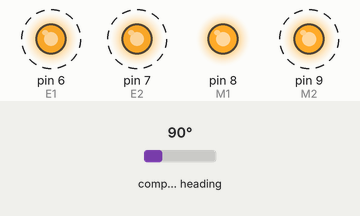
This sketch was run on a simulated Arduino Mega 2560, built with avr-gcc and run on an emulated ATmega2560. Parts: output pins drawn as LEDs (lit = HIGH). Wiring (inferred from the names in the program): HMC5883L compass at I2C address 0x1E. Dashed ring = blinking. The test bench sets the inputs (shaded band); at power-on: compass heading 90°.

Above: at 1.28 s.
1.3 s: compass heading set to 269°
Timing chart, 0 to 10.3 s (numbered marks = the images above; inputs shaded):
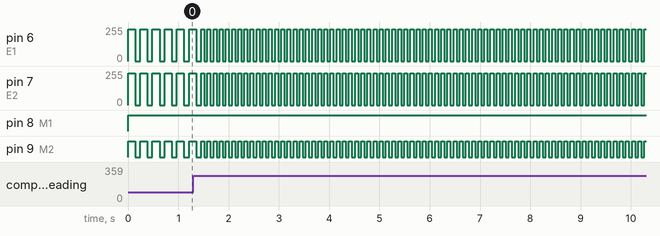

Measured:
- after the input at 1.3 s, pin 6 (E1), pin 7 (E2): alternates 240/255 for 0.06 s and 0/255 for 0.06 s, starting after 0.22 s; pin 9 (M2): alternates HIGH for 0.06 s and LOW for 0.06 s, starting after 0.22 s
- by itself, pin 6 (E1), pin 7 (E2): alternates 240/255 for 0.14 s and 0/255 for 0.10 s
- by itself, pin 9 (M2): alternates HIGH for 0.14 s and LOW for 0.10 s

The sketch:

_2.5.ino
```cpp
int E1 = 6, M1 =8, E2 = 7, M2 = 9, R = 3, G = 4, B = 5, /**Moto IO**/
    F1 = 24, F2 =25, F3 =26, F4 = 27, F5 = 28, F6 = 29, F7 = 30, F8 = 31, /**Front gray level sensor IO**/
    G1 = 14, G2 =15, G3 =16, G4 = 17, G5 = 18, G6 = 19, G7 = 22, G8 = 23, /**Post gray level sensor IO**/
    FPin = A6, GPin = A7,/**Distance sensor IO**/
    LPin = A14, RPin = A15;
int flagFB = 0;/**0=forward 1=reverse**/
int offsetX,offsetY,offsetZ;
unsigned long starttime;
#include <Wire.h> //I2C Arduino Library
#define address 0x1E //001 1110b(0x3C>>1), I2C 7bit address of HMC5883
#define MagnetcDeclination 5.43 //Shanghai
#define CalThreshold 0
#define WHITE 1
#define GREEN 0
#define GRAY  0
double disA = 0,disB = 0;//FillDirect
int count = 0;//FillDirect

void wait(double sec)
{
  delay(sec);
}
void SetMoto(int side, int v)//0=L 1=R
{
     if(side && v>=0){     //right side
          digitalWrite(M1,HIGH);
          analogWrite(E1, v); //PWM control velocity
     }
     if(side && v<0){
          digitalWrite(M1, LOW);
          analogWrite(E1, -v); //PWM control velocity
     }
     if(side==0 && v>=0){ //left side
          digitalWrite(M2, LOW);
          analogWrite(E2, v);
     }
     if(side==0 && v<0){
          digitalWrite(M2, HIGH);
          analogWrite(E2, -v);
     }
}
void RUN( int LeftV, int RightV )//v= 0~255
{
     SetMoto(0, LeftV);
     SetMoto(1, RightV);
}//V 0~255
void RUNB( int LeftV, int RightV )//v= 0~255
{
     SetMoto(0, -RightV);
     SetMoto(1, -LeftV);
}//V 0~255
void Stop()
{
    while(1)
    {
      RUN(0,0);
    }
}
int colorReco(int sensor)/**color recognition（white 1 green 0）**/
{
    return digitalRead(sensor);
}
//return distance (cm)
double frontDis () /*front distance detection*/
{
    return analogRead(FPin)<60? 100:2076.0/(analogRead(FPin)-11.0);
//    return analogRead(FPin);
}
double postDis ()
{
    return analogRead(GPin)<40? 100:2076.0/(analogRead(GPin)-11.0);
}
double leftReco ()
{
    return analogRead(LPin);
}
double rightReco ()
{
    return analogRead(RPin);
}
void directionDet() /**directionDetection**/
{
  if(frontDis() < 30) flagFB = 1; //change direction to backward
  else if(postDis()<30) flagFB = 0; //change direction to forward
  else flagFB = 0;
}
void lineWalking()/**Forward line-tracking **/
{
    //FlagFB = 0;
    if (colorReco(F4) == WHITE) {RUN(140, 70);wait(2);}
    else if (colorReco(F5) == WHITE) {RUN(70, 140);wait(2);}
    else if (colorReco(F5) == WHITE && colorReco(F4) == WHITE) RUN(100, 100);

    else if (colorReco(F3) == WHITE&&colorReco(F4) == WHITE) {RUN(170, 70);wait(2);}
    else if (colorReco(F5) == WHITE&&colorReco(F6) == WHITE) {RUN(70, 170);wait(2);}

    else if (colorReco(F3) == WHITE) {RUN(140,-120);wait(2);}
    else if (colorReco(F6) == WHITE) {RUN(-120,140);wait(2);}

    else if (colorReco(F2) == WHITE) { RUN(170, -160);wait(2); }
    else if (colorReco(F7) == WHITE) { RUN(-160, 170);wait(2); }

    else if (colorReco(F1) == WHITE) { RUN(190, -180);wait(2); }
    else if (colorReco(F8) == WHITE) { RUN(-180, 190);wait(2); }

    else RUN(100,100);
}
void lineWalkingLow()
{
    //FlagFB = 0;
    if (colorReco(F4) == WHITE) {RUN(140, 70);wait(2);}
    else if (colorReco(F5) == WHITE) {RUN(70, 140);wait(2);}
    else if (colorReco(F5) == WHITE && colorReco(F4) == WHITE) RUN(60, 60);

    else if (colorReco(F3) == WHITE&&colorReco(F4) == WHITE) {RUN(170, 70);wait(2);}
    else if (colorReco(F5) == WHITE&&colorReco(F6) == WHITE) {RUN(70, 170);wait(2);}

    else if (colorReco(F3) == WHITE) {RUN(140,-120);wait(2);}
    else if (colorReco(F6) == WHITE) {RUN(-120,140);wait(2);}

    else if (colorReco(F2) == WHITE) { RUN(170, -160);wait(2); }
    else if (colorReco(F7) == WHITE) { RUN(-160, 170);wait(2); }

    else if (colorReco(F1) == WHITE) { RUN(190, -180);wait(2); }
    else if (colorReco(F8) == WHITE) { RUN(-180, 190);wait(2); }

    else RUN(60,60);
}
void lineWalkingRev()/**reverse line-tracking**/
{
    //FlagFB = 1;
    if (colorReco(G4) == WHITE) {RUNB(140, 70);wait(2);}
    else if (colorReco(G5) == WHITE) {RUNB(70, 140);wait(2);}
    else if (colorReco(G5) == WHITE && colorReco(G4) == WHITE) RUNB(100, 100);

    else if (colorReco(G3) == WHITE&&colorReco(G4) == WHITE) {RUNB(170, 70);wait(2);}
    else if (colorReco(G5) == WHITE&&colorReco(G6) == WHITE) {RUNB(70, 170);wait(2);}

    else if (colorReco(G3) == WHITE) {RUNB(140,-120);wait(2);}
    else if (colorReco(G6) == WHITE) {RUNB(-120,140);wait(2);}

    else if (colorReco(G2) == WHITE) { RUNB(170, -160);wait(2); }
    else if (colorReco(G7) == WHITE) { RUNB(-160, 170);wait(2); }

    else if (colorReco(G1) == WHITE) { RUNB(190, -180);wait(2); }
    else if (colorReco(G8) == WHITE) { RUNB(-180, 190);wait(2); }

    else RUNB(100,100);
}
void bridgeWalking()/**Forward line-tracking **/
{
    //FlagFB = 0;
    if (leftReco() >100) {RUN(150, -70);wait(50);}
    else if (rightReco() >100) {RUN(-70, 150);wait(50);}
    else RUN(70,70);
}
void lineToLeft()/**line-tracking stop at the left corner**/
{
  while(1)
  {
    //directionDet();
    if(flagFB == 0)
    {
        if( (colorReco(F8)==WHITE &&  colorReco(F6)==WHITE) || (colorReco(F7)==WHITE &&  colorReco(F5)==WHITE))
        {
            RUN(-150,-150);
            wait(100);
            break;
        }
        lineWalking();
    }
    else
    {
        if( (colorReco(G8)==WHITE &&  colorReco(G6)==WHITE) || (colorReco(G7)==WHITE &&  colorReco(G5)==WHITE)  )
        {
            RUNB(-140,-140);
            wait(80);
            break;
        }
        lineWalkingRev();
    }
  }
  RUN(0,0);
  wait(300);
}
void lineToRight()/**line-tracking stop at the right corner**/
{
    while(1)
    {
        //directionDet();
        if(flagFB == 0)
        {
            if( (colorReco(F1)==WHITE &&  colorReco(F3)==WHITE) || (colorReco(F2)==WHITE &&  colorReco(F4)==WHITE) )
            {
                RUN(-150,-150);
                wait(100);
                break;
            }
            lineWalking();
        }
        else
        {
            if( (colorReco(G1)==WHITE &&  colorReco(G3)==WHITE) || (colorReco(G2)==WHITE &&  colorReco(G4)==WHITE) )
            {
                RUNB(-150,-150);
                wait(100);
                break;
            }
            lineWalkingRev();
        }
    }
    RUN(0,0);
    wait(300);
}
void BridgeToRight()
{
    while(1)
    {
        //directionDet();
        if(flagFB == 0)
        {
            if( (colorReco(F1)==WHITE &&  colorReco(F3)==WHITE) || (colorReco(F2)==WHITE &&  colorReco(F4)==WHITE) )
            {
                RUN(-100,-100);
                wait(100);
                break;
            }
                //FlagFB = 0;
        }
        else
        {
            if(colorReco(G1)==WHITE && colorReco(G2)==WHITE)
            {
                RUN(-100,-100);
                wait(100);
                break;
            }
        }
        lineWalkingLow();
    }
    RUN(0,0);
    wait(300);
}
void lineToFlat(int dis)
{
    while(frontDis() > dis)
    {
        wait(1);
        while(frontDis() > dis)
        {
            lineWalking();
        }
    }
    RUN(-200,-200);
    wait(100);
    RUN(0,0);
    wait(100);
}
void FillDirect()
{
      disA = postDis();
      RUN(240,-240);
      wait(50);
      RUN(0,0);
      wait(100);
      disB = postDis();
      while(count < 20){
        if( (disA - disB) > 0 )
        {
            RUN(240,-240);
            wait(20);
            RUN(0,0);
            wait(100);
            disA = disB;
            disB = postDis();
            count ++;
            if( (disA - disB) < 0 )
            {
                RUN(-240,240);
                wait(20);
                RUN(0,0);
                wait(100);
                break;
            }
        }
        else
        {
            RUN(-240,240);
            wait(20);
            RUN(0,0);
            wait(100);
            disA = disB;
            disB = postDis();
            count ++;
            if( (disA - disB) > 0 )
            {
                RUN(240,-240);
                wait(10);
                RUN(0,0);
                wait(100);
                break;
            }
        }
      }
}
void turnLeft()
{
    RUN(-240,240);
    wait(200);
    while(1){
      RUN(-240,240);
      if(colorReco(F4)==WHITE|| colorReco(F5)==WHITE) break;
    }
    RUN(100,-100);
    wait(100);
}
void turnRight()
{
    RUN(240,-240);
    wait(200);
    while(1){
      RUN(240,-240);
      if(colorReco(F4)==WHITE || colorReco(F5)==WHITE) break;
    }
    RUN(-100,100);
    wait(100);
}
void turnBack()
{
    int d1 = getAngle();
    int d2 = 0;
    int d3 = 0;
    do
    {
        if(d3 < 70)
        {
            RUN(-240,240);
            wait(140);
            RUN(0,0);
            wait(100);
        }
        else
        {
            RUN(-240,240);
            wait(60);
            RUN(0,0);
            wait(60);
        }
        d2 = getAngle();
        if( d1 >= d2 )
        {
            d3 += abs(d1 - d2);
        }
        else if(d1 < d2)
        {
            d3 += abs(d1 + 360 - d2);
        }
        d1 = getAngle();
    }while(d3 < 180);
    RUN(0,0);
    wait(200);
}
void turnLeftAngle(int degree)/*0<degree<=360*/
{
    int d1 = getAngle();
    int d2 = 0;
    int d3 = 0;
    do
    {
        RUN(-240,240);
        wait(60);
        RUN(0,0);
        wait(60);
        d2 = getAngle();
        if( d1 >= d2 )
        {
            d3 += abs(d1 - d2);
        }
        else
        {
            d3 += abs(d1 + 360 - d2);
        }
        d1 = getAngle();
    }while(d3 < degree);
    RUN(0,0);
    wait(200);
}
void turnRightAngle(int degree)/*0<degree<=360*/
{
    int d1 = getAngle();
    int d2 = 0;
    int d3 = 0;
    do
    {
        RUN(240,-240);
        wait(60);
        RUN(0,0);
        wait(60);
        d2 = getAngle();
        if( d1 < d2 )
        {
            d3 += abs(d1 - d2);
        }
        else
        {
            d3 += abs( 360 -d1 + d2);
        }
        d1 = getAngle();
    }while(d3 < degree);
    RUN(0,0);
    wait(200);
}
void turnBackDis()
{
  for(int i=0;i<6;i++)
  {
    RUN(-240,240);
    wait(120);
    RUN(0,0);
    wait(200);
    if(postDis() <30 ) {
      RUN(-240,240);
      wait(150);
      RUN(0,0);
      wait(200);
      break;
    }
  }
}
void turn_LB()/**反向左转**/
{
    RUNB(-240,240);
    wait(300);
    while(1){
      RUNB(-240,240);
      if(colorReco(G4)==WHITE || colorReco(G5)==WHITE) break;
    }
}
void turn_RB()/**反向右转**/
{
    RUNB(240,-240);
    wait(300);
    while(1){
      RUNB(240,-240);
      if(colorReco(G4)==WHITE || colorReco(G5)==WHITE) break;
    }
}
void Crash()/**碰撞得分**/
{
    while(frontDis()> 6)
    {
        RUN(120,120);
        wait(100);
        RUN(0,0);
        wait(100);
    }
    RUN(0,0);
    wait(500);
    RUN(-180,-180);
    wait(80);
    RUN(0,0);
    wait(500);
}
void crossRun(int sec)//直走sec ms避开路口白线
{
    RUN(100,100);
    wait(sec);
    RUN(0,0);
    wait(200);
}
void setColor(int Red, int Green, int Blue)
{
    analogWrite(R , Red);
    analogWrite(G , Green);
    analogWrite(B , Blue);
}
void ledGreen(int count)
{
    while(count--){
        setColor(255,20,0);
        delay(500);
        setColor(0,0,0);
        delay(500);
    }
}
void ledYellow(int count)
{
    while(count--){
        setColor(255,45,0);
        delay(500);
        setColor(0,0,0);
        delay(500);
    }
}
void getRawData(int* x ,int* y,int* z)
{
    //Tell the HMC5883L where to begin reading data
    Wire.beginTransmission(address);
    Wire.write(0x03); //select register 3, X MSB register
    Wire.endTransmission();
    //Read data from each axis, 2 registers per axis
    Wire.requestFrom(address, 6);
    if(6<=Wire.available()){
      *x = Wire.read()<<8; //X msb
      *x |= Wire.read(); //X lsb
      *z = Wire.read()<<8; //Z msb
      *z |= Wire.read(); //Z lsb
      *y = Wire.read()<<8; //Y msb
      *y |= Wire.read(); //Y lsb
    }
}
int calculateHeading(int* x ,int* y,int* z)
{
  float headingRadians = atan2((double)((*y)-(-165)),(double)((*x)-(-257)));
  // Correct for when signs are reversed.
  if(headingRadians < 0)
    headingRadians += 2*PI;

  int headingDegrees = headingRadians * 180/M_PI;
  headingDegrees += MagnetcDeclination; //the magnetc-declination angle

  // Check for wrap due to addition of declination.
  if(headingDegrees > 360)
    headingDegrees -= 360;

  return headingDegrees;
}
void calibrateMag()
{
    int x,y,z; //triple axis data
    int xMax, xMin, yMax, yMin, zMax, zMin;
    //initialize the variables
    getRawData(&x,&y,&z);
    xMax=xMin=x;
    yMax=yMin=y;
    zMax=zMin=z;
    offsetX = offsetY = offsetZ = 0;

    Serial.println("Starting Calibration......");
    Serial.println("Please turn your device around in 20 seconds");

    for(int i=0;i<200;i++)
    {
      getRawData(&x,&y,&z);
      //get Max and Min
      // this routine will capture the max and min values of the mag X, Y, and Z data while the
      // compass is being rotated 360 degrees through the level plane and the upright plane.
      // i.e. horizontal and vertical circles.
      // This function should be invoked while making continuous measurements on the magnetometers
      if (x > xMax)
        xMax = x;
      if (x < xMin )
        xMin = x;
      if(y > yMax )
        yMax = y;
      if(y < yMin )
        yMin = y;
      if(z > zMax )
        zMax = z;
      if(z < zMin )
        zMin = z;

      delay(100);

      if(i%10 == 0)
      {
        Serial.print(xMax);
        Serial.print(" ");
        Serial.println(xMin);
      }
    }
    //compute offsets
    if(abs(xMax - xMin) > CalThreshold )
      offsetX = (xMax + xMin)/2;
    if(abs(yMax - yMin) > CalThreshold )
      offsetY = (yMax + yMin)/2;
    if(abs(zMax - zMin) > CalThreshold )
      offsetZ = (zMax +zMin)/2;
    Serial.print("offsetX:");
    Serial.print("");
    Serial.print(offsetX);
    Serial.print(" offsetY:");
    Serial.print("");
    Serial.print(offsetY);
    Serial.print(" offsetZ:");
    Serial.print("");
    Serial.println(offsetZ);
    delay(5000);
}
int getAngle()
{
    int x,y,z; //triple axis data
    getRawData(&x,&y,&z);
    return calculateHeading(&x,&y,&z);
}
void setup()
{
    pinMode(M1, OUTPUT);
    pinMode(M2, OUTPUT);
    pinMode(FPin,INPUT);
    pinMode(GPin,INPUT);
    //Initialize Serial and I2C communications
    Serial.begin(9600);
    Wire.begin();
    //Put the HMC5883 IC into the correct operating mode
    Wire.beginTransmission(address); //open communication with HMC5883r
    Wire.write(0x00); //select configuration register A
    Wire.write(0x70); //0111 0000b configuration
    Wire.endTransmission();

    Wire.beginTransmission(address);
    Wire.write(0x02); //select mode register
    Wire.write(0x00); //set continuous measurement mode:0x00,single-measurement mode:0x01
    Wire.endTransmission();
    //RUN(200,-200);
    //calibrateMag();
}
void loop()
{
/**    路线一   **/
/**出发-网咖展示**/
//    //出发
//    while(frontDis() < 15)
//    {
//         // Serial.println(frontDis());
//    }
//    //下平台
//    starttime = millis();
//    while (millis() - starttime < 1200)
//    {
//        RUN(50,50);
//    }
//    while(leftReco()>100 && rightReco()>100){
//        lineWalking();
//    }
//    starttime = millis();
//    while (millis() - starttime < 1000)
//    {
//        lineWalking();
//    }
//    //上桥过桥
//    while (leftReco()<100 || rightReco()<100)
//    {
//        bridgeWalking();
//    }
//    starttime = millis();
//    while (millis() - starttime < 1000)
//    {
//        lineWalking();
//    }
//    //下桥上平台停
//    lineToFlat(15);
//    //闪灯
//    ledGreen(2);
//    //转180
//    turnBack(); /*turnBackDis();*/
//    /*FillDirect();*/

/**网咖回程**/
//    //下平台
//    starttime = millis();
//    while (millis() - starttime < 1200)
//    {
//        RUN(50,50);
//    }
//    while(leftReco()>100 && rightReco()>100){
//        lineWalking();
//    }
//    starttime = millis();
//    while (millis() - starttime < 1000)
//    {
//        lineWalking();
//    }
//    //上桥过桥
//    while (leftReco()<100 || rightReco()<100)
//    {
//        bridgeWalking();
//    }
//    //下桥右路口停
//    lineToRight();
//    RUN(0,0);
//    wait(500);
//    //右转
//    turnRight();
//    RUN(0,0);
//    wait(500);

/**02普陀山**/
//    //遇左路口停
//    lineToLeft();
//    //左转
//    turnLeft();
//    //遇右路口停
//    lineToRight();
//    //直走50ms避开路口白线
//    crossRun(50);
//    //左转30度
//    turnLeft();
//    //寻线遇平台停
//    lineToFlat(20);
//    //撞景点挡板得分
//    Crash();

/**上04平台**/
//    //方向检测(1)
//    flagFB = 1;/*directionDet();*/
//    //反向遇左路口停
//    lineToLeft();
//    //方向检测 (正)
//    flagFB = 0;
//    //右转30度
//    turnRightAngle(30);/*turnRight();*/
//    //直走300ms避开路口白线
//    crossRun(300);
//    //上平台
//    lineToFlat(15);
//    //转180
//    turnBack();/*turnBackDis();*/
//    /*FillDirect();*/

/**第一个南湖(右)**/
//    //下04平台寻线遇左路口停
//    lineToLeft();
//    //左转
//    turnLeft();
//    //右路口停
//    lineToRight();
//    //右转
//    turnRight();
//    //右路口停
//    lineToRight();
//    //右转
//    turnRight();
//    //寻线遇平台停
//    lineToFlat(20);
//    //撞景点挡板得分
//    Crash();

/**第二个南湖(左)**/
//    //方向检测 (1)
//    flagFB = 1;
//    //反向遇右路口停
//    lineToRight();
//    RUNB(100,100);
//    wait(200);
//    //方向检测 (0)
//    flagFB = 0;
//    //左转
//    turnLeft();
//    //右路口停
//    lineToRight();
//    //直走300ms避开路口白线
//    crossRun(300);
//    //景点右路口停
//    lineToRight();
//    //右转
//    turnRight();
//    //寻线遇平台停
//    lineToFlat(20);
//    //撞景点挡板得分
//    Crash();

/**03号平台**/
//    //方向检测
//    flagFB = 1;/*directionDet();*/
//    //反向遇右路口停
//    lineToRight();
//    RUNB(100,100);
//    wait(200);
//    //方向检测 (0正)
//    flagFB = 0;
//    //左转
//    turnLeft();
//    //右路口停
//    lineToRight();
//    //右转
//    turnRight();
//    //左路口停
//    lineToLeft();
//    //左转
//    turnLeft();
//    //右路口停
//    lineToRight();
//    //直走300ms避开路口白线
//    crossRun(300);
//    //上平台
//    lineToFlat(15);
//    //转180
//    turnBack();/*turnBackDis();*/
//    /*FillDirect();*/


/**01龙王山**/
//    //左路口停
//    lineToLeft();
//    turnBack();
//
//    turnRight();
//    starttime = millis();
//    while (millis() - starttime < 2000)
//    {
//        lineWalking();
//    }
//    //寻线遇平台停
//    lineToFlat(20);
//    //撞景点挡板得分
//    Crash();

/**回家**/
//    //方向检测
//    flagFB = 1;/*directionDet();*/
//    //反向遇右路口停
//    lineToRight();
//    RUNB(100,100);
//    wait(200);
//    //方向检测 (正)
//    flagFB = 0;
//    //右转
//    turnRight();
//    //右路口停
//    lineToRight();
//    //直走500ms避开路口白线
//    crossRun(500);
//    //右路口停
//    lineToRight();
//    //左转
//    turnLeft();
//    //右路口停
//    lineToRight();
//    //右转
//    turnRight();
//    //寻线遇平台停
//    lineToFlat(15);
//    Stop();

/**测试红外传感器**/
//    Serial.println(rightReco());
//    Serial.println(frontDis());
//    wait(300);
/**测试灰度传感器**/
//  while (colorReco(G3) == WHITE) {
//      ledYellow(2);
//      break;
//  }
//  Stop();
/**测试寻线函数**/
//  if( colorReco(F1) == WHITE ){
//      while(! (colorReco(F4) == WHITE && colorReco(F5) == WHITE) ){
//          RUN(190, -180);wait(2);
//      }
//
//  }
//  RUN(0,0);
//  wait(100);
//  ledYellow(2);`
  /**定时器使用**/
//    starttime = millis();
//    while (millis() - starttime < 6000)
//    {
//        bridgeWalking();
//        if((leftReco()>100 && rightReco()>100) ) break;
//    }

//  turn_B_Dis();
//  FillDirect();

//lineToRight();


//    lineWalking();
//   turnRightAngle(60);
   turnBack();
   Stop();
//RUN(100,100);
}
```
